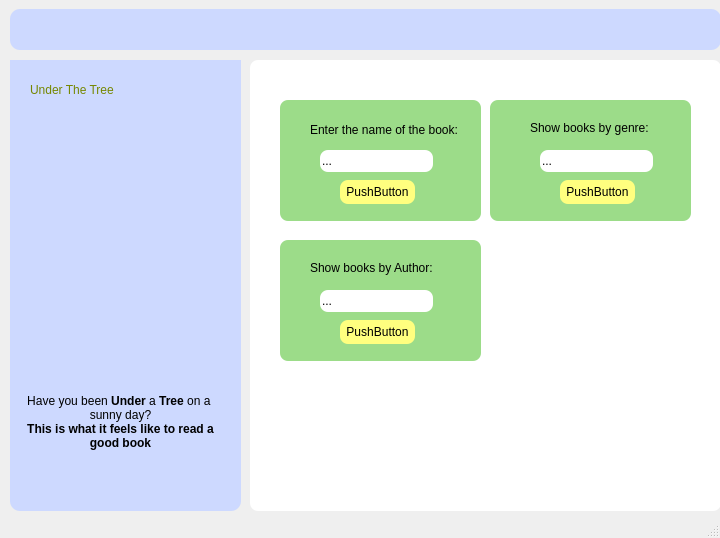
<?xml version="1.0" encoding="UTF-8"?>
<ui version="4.0">
 <class>MainWindow</class>
 <widget class="QMainWindow" name="MainWindow">
  <property name="geometry">
   <rect>
    <x>0</x>
    <y>0</y>
    <width>720</width>
    <height>538</height>
   </rect>
  </property>
  <property name="windowTitle">
   <string>MainWindow</string>
  </property>
  <widget class="QWidget" name="centralwidget">
   <widget class="QFrame" name="frame_principal">
    <property name="geometry">
     <rect>
      <x>10</x>
      <y>60</y>
      <width>231</width>
      <height>451</height>
     </rect>
    </property>
    <property name="minimumSize">
     <size>
      <width>100</width>
      <height>0</height>
     </size>
    </property>
    <property name="maximumSize">
     <size>
      <width>500</width>
      <height>16777215</height>
     </size>
    </property>
    <property name="styleSheet">
     <string notr="true">background-color: rgb(205, 217, 255);
border-radius:10px;
</string>
    </property>
    <property name="frameShape">
     <enum>QFrame::StyledPanel</enum>
    </property>
    <property name="frameShadow">
     <enum>QFrame::Raised</enum>
    </property>
    <widget class="QLabel" name="title">
     <property name="geometry">
      <rect>
       <x>20</x>
       <y>20</y>
       <width>181</width>
       <height>20</height>
      </rect>
     </property>
     <property name="styleSheet">
      <string notr="true">font: 900 18pt &quot;Segoe UI&quot;;
color: rgb(117, 135, 0);
</string>
     </property>
     <property name="text">
      <string>Under The Tree</string>
     </property>
    </widget>
    <widget class="QTextEdit" name="textEdit">
     <property name="geometry">
      <rect>
       <x>10</x>
       <y>330</y>
       <width>201</width>
       <height>81</height>
      </rect>
     </property>
     <property name="styleSheet">
      <string notr="true">font: 12pt &quot;Segoe UI&quot;;</string>
     </property>
     <property name="frameShadow">
      <enum>QFrame::Sunken</enum>
     </property>
     <property name="readOnly">
      <bool>true</bool>
     </property>
     <property name="html">
      <string>&lt;!DOCTYPE HTML PUBLIC &quot;-//W3C//DTD HTML 4.0//EN&quot; &quot;http://www.w3.org/TR/REC-html40/strict.dtd&quot;&gt;
&lt;html&gt;&lt;head&gt;&lt;meta name=&quot;qrichtext&quot; content=&quot;1&quot; /&gt;&lt;meta charset=&quot;utf-8&quot; /&gt;&lt;style type=&quot;text/css&quot;&gt;
p, li { white-space: pre-wrap; }
hr { height: 1px; border-width: 0; }
li.unchecked::marker { content: &quot;\2610&quot;; }
li.checked::marker { content: &quot;\2612&quot;; }
&lt;/style&gt;&lt;/head&gt;&lt;body style=&quot; font-family:'Segoe UI'; font-size:12pt; font-weight:400; font-style:normal;&quot;&gt;
&lt;p align=&quot;center&quot; style=&quot; margin-top:0px; margin-bottom:0px; margin-left:0px; margin-right:0px; -qt-block-indent:0; text-indent:0px;&quot;&gt;&lt;span style=&quot; font-size:9pt;&quot;&gt;Have you been &lt;/span&gt;&lt;span style=&quot; font-size:9pt; font-weight:700;&quot;&gt;Under &lt;/span&gt;&lt;span style=&quot; font-size:9pt;&quot;&gt;a&lt;/span&gt;&lt;span style=&quot; font-size:9pt; font-weight:700;&quot;&gt; Tree&lt;/span&gt;&lt;span style=&quot; font-size:9pt;&quot;&gt; on a &lt;/span&gt;&lt;/p&gt;
&lt;p align=&quot;center&quot; style=&quot; margin-top:0px; margin-bottom:0px; margin-left:0px; margin-right:0px; -qt-block-indent:0; text-indent:0px;&quot;&gt;&lt;span style=&quot; font-size:9pt;&quot;&gt;sunny day?&lt;/span&gt;&lt;/p&gt;
&lt;p align=&quot;center&quot; style=&quot; margin-top:0px; margin-bottom:0px; margin-left:0px; margin-right:0px; -qt-block-indent:0; text-indent:0px;&quot;&gt;&lt;span style=&quot; font-size:9pt; font-weight:700;&quot;&gt;This is what it feels like to read a good book&lt;/span&gt;&lt;/p&gt;&lt;/body&gt;&lt;/html&gt;</string>
     </property>
     <property name="overwriteMode">
      <bool>true</bool>
     </property>
     <property name="acceptRichText">
      <bool>true</bool>
     </property>
     <property name="cursorWidth">
      <number>2</number>
     </property>
    </widget>
    <widget class="QLabel" name="label_4">
     <property name="geometry">
      <rect>
       <x>-30</x>
       <y>0</y>
       <width>591</width>
       <height>371</height>
      </rect>
     </property>
     <property name="styleSheet">
      <string notr="true">border-radius:10px;</string>
     </property>
     <property name="text">
      <string/>
     </property>
     <property name="pixmap">
      <pixmap>img/tree3.png</pixmap>
     </property>
    </widget>
    <zorder>label_4</zorder>
    <zorder>title</zorder>
    <zorder>textEdit</zorder>
   </widget>
   <widget class="QFrame" name="frame_2">
    <property name="geometry">
     <rect>
      <x>250</x>
      <y>60</y>
      <width>471</width>
      <height>451</height>
     </rect>
    </property>
    <property name="styleSheet">
     <string notr="true">background-color: rgb(255, 255, 255);
border-radius:8px;</string>
    </property>
    <property name="frameShape">
     <enum>QFrame::StyledPanel</enum>
    </property>
    <property name="frameShadow">
     <enum>QFrame::Raised</enum>
    </property>
    <widget class="QFrame" name="frame_option1">
     <property name="geometry">
      <rect>
       <x>30</x>
       <y>40</y>
       <width>201</width>
       <height>121</height>
      </rect>
     </property>
     <property name="autoFillBackground">
      <bool>false</bool>
     </property>
     <property name="styleSheet">
      <string notr="true">background-color: rgb(156, 220, 137);
border-radius:8px;</string>
     </property>
     <property name="frameShape">
      <enum>QFrame::NoFrame</enum>
     </property>
     <property name="frameShadow">
      <enum>QFrame::Plain</enum>
     </property>
     <property name="lineWidth">
      <number>-1</number>
     </property>
     <property name="midLineWidth">
      <number>4</number>
     </property>
     <widget class="QLabel" name="label">
      <property name="geometry">
       <rect>
        <x>30</x>
        <y>20</y>
        <width>151</width>
        <height>20</height>
       </rect>
      </property>
      <property name="text">
       <string>Enter the name of the book:</string>
      </property>
     </widget>
     <widget class="QPushButton" name="pushButton_2">
      <property name="geometry">
       <rect>
        <x>60</x>
        <y>80</y>
        <width>75</width>
        <height>24</height>
       </rect>
      </property>
      <property name="styleSheet">
       <string notr="true">background-color: rgb(255, 255, 127);
border-radius:8px;</string>
      </property>
      <property name="text">
       <string>PushButton</string>
      </property>
      <property name="checkable">
       <bool>false</bool>
      </property>
      <property name="default">
       <bool>false</bool>
      </property>
      <property name="flat">
       <bool>false</bool>
      </property>
     </widget>
     <widget class="QLineEdit" name="lineEdit_1">
      <property name="geometry">
       <rect>
        <x>40</x>
        <y>50</y>
        <width>113</width>
        <height>22</height>
       </rect>
      </property>
      <property name="styleSheet">
       <string notr="true">background-color: rgb(255, 255, 255);</string>
      </property>
      <property name="text">
       <string>...</string>
      </property>
     </widget>
    </widget>
    <widget class="QFrame" name="frame_option3">
     <property name="geometry">
      <rect>
       <x>30</x>
       <y>180</y>
       <width>201</width>
       <height>121</height>
      </rect>
     </property>
     <property name="styleSheet">
      <string notr="true">background-color: rgb(156, 220, 137);
border-radius:8px;</string>
     </property>
     <property name="frameShape">
      <enum>QFrame::StyledPanel</enum>
     </property>
     <property name="frameShadow">
      <enum>QFrame::Raised</enum>
     </property>
     <widget class="QLabel" name="label_3">
      <property name="geometry">
       <rect>
        <x>30</x>
        <y>20</y>
        <width>141</width>
        <height>16</height>
       </rect>
      </property>
      <property name="text">
       <string>Show books by Author:</string>
      </property>
     </widget>
     <widget class="QPushButton" name="pushButton">
      <property name="geometry">
       <rect>
        <x>60</x>
        <y>80</y>
        <width>75</width>
        <height>24</height>
       </rect>
      </property>
      <property name="styleSheet">
       <string notr="true">background-color: rgb(255, 255, 127);
border-radius:8px;</string>
      </property>
      <property name="text">
       <string>PushButton</string>
      </property>
     </widget>
     <widget class="QLineEdit" name="lineEdit_2">
      <property name="geometry">
       <rect>
        <x>40</x>
        <y>50</y>
        <width>113</width>
        <height>22</height>
       </rect>
      </property>
      <property name="styleSheet">
       <string notr="true">background-color: rgb(255, 255, 255);</string>
      </property>
      <property name="text">
       <string>...</string>
      </property>
     </widget>
    </widget>
    <widget class="QFrame" name="frame_option2">
     <property name="geometry">
      <rect>
       <x>240</x>
       <y>40</y>
       <width>201</width>
       <height>121</height>
      </rect>
     </property>
     <property name="styleSheet">
      <string notr="true">background-color: rgb(156, 220, 137);
border-radius:8px;</string>
     </property>
     <property name="frameShape">
      <enum>QFrame::StyledPanel</enum>
     </property>
     <property name="frameShadow">
      <enum>QFrame::Raised</enum>
     </property>
     <widget class="QLabel" name="label_2">
      <property name="geometry">
       <rect>
        <x>40</x>
        <y>20</y>
        <width>121</width>
        <height>16</height>
       </rect>
      </property>
      <property name="text">
       <string>Show books by genre:</string>
      </property>
     </widget>
     <widget class="QPushButton" name="pushButton_3">
      <property name="geometry">
       <rect>
        <x>70</x>
        <y>80</y>
        <width>75</width>
        <height>24</height>
       </rect>
      </property>
      <property name="styleSheet">
       <string notr="true">background-color: rgb(255, 255, 127);
border-radius:8px;</string>
      </property>
      <property name="text">
       <string>PushButton</string>
      </property>
     </widget>
     <widget class="QLineEdit" name="lineEdit_3">
      <property name="geometry">
       <rect>
        <x>50</x>
        <y>50</y>
        <width>113</width>
        <height>22</height>
       </rect>
      </property>
      <property name="styleSheet">
       <string notr="true">background-color: rgb(255, 255, 255);</string>
      </property>
      <property name="text">
       <string>...</string>
      </property>
     </widget>
    </widget>
   </widget>
   <widget class="QFrame" name="frame_close">
    <property name="geometry">
     <rect>
      <x>10</x>
      <y>9</y>
      <width>711</width>
      <height>41</height>
     </rect>
    </property>
    <property name="styleSheet">
     <string notr="true">background-color: rgb(205, 217, 255);
border-radius:10px;</string>
    </property>
    <property name="frameShape">
     <enum>QFrame::StyledPanel</enum>
    </property>
    <property name="frameShadow">
     <enum>QFrame::Raised</enum>
    </property>
    <widget class="QPushButton" name="button_close">
     <property name="geometry">
      <rect>
       <x>660</x>
       <y>10</y>
       <width>41</width>
       <height>21</height>
      </rect>
     </property>
     <property name="styleSheet">
      <string notr="true">color: rgb(255, 255, 255);
</string>
     </property>
     <property name="text">
      <string/>
     </property>
     <property name="icon">
      <iconset>
       <normaloff>img/close.svg</normaloff>img/close.svg</iconset>
     </property>
     <property name="iconSize">
      <size>
       <width>25</width>
       <height>25</height>
      </size>
     </property>
    </widget>
   </widget>
  </widget>
  <widget class="QStatusBar" name="statusbar"/>
 </widget>
 <resources/>
 <connections/>
</ui>
